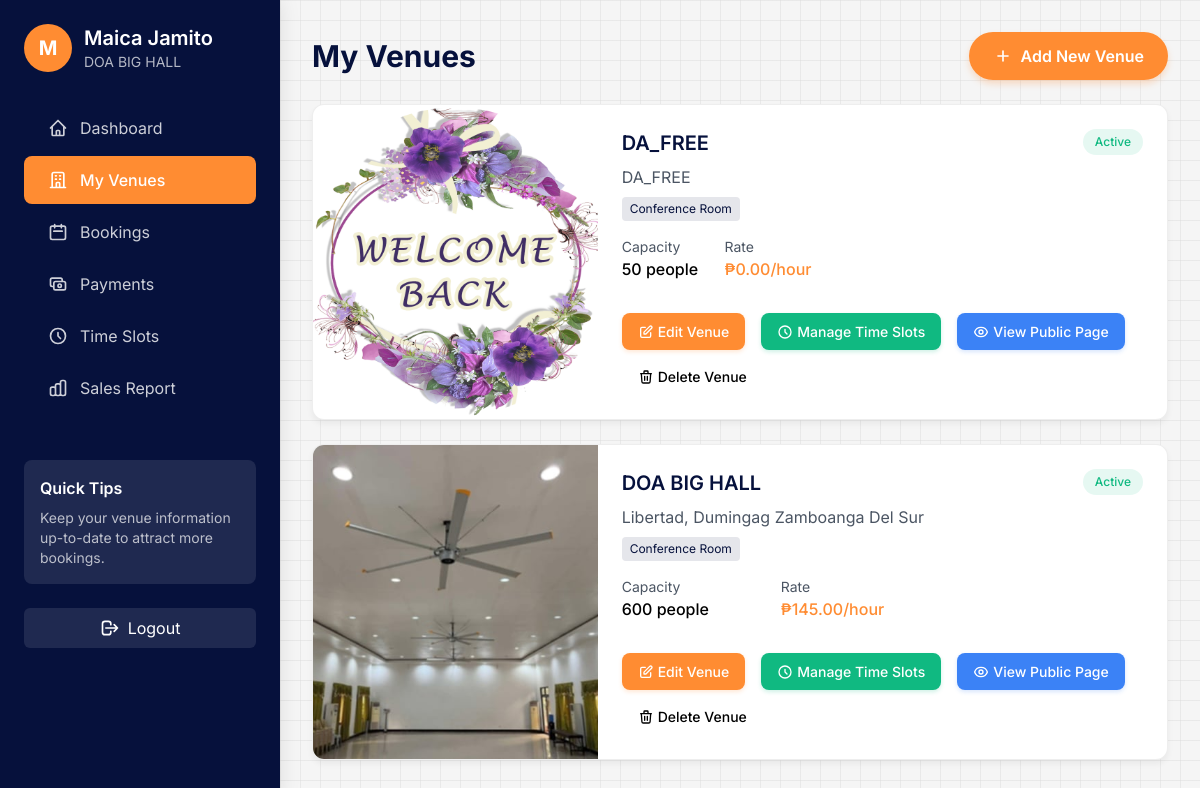
The page /manager/venues/ (signed in) on the database its author committed.
### booking/models/venue_manager.py (models this page shows, shortened)
class VenueManager(models.Model):
    user = models.OneToOneField(User, on_delete=models.CASCADE, related_name='venue_manager')
    phone = models.CharField(max_length=20, blank=True)
    company_name = models.CharField(max_length=100, blank=True)
    is_approved = models.BooleanField(default=False)
    created_at = models.DateTimeField(auto_now_add=True)
    class Meta:
        ordering = ['-created_at']

### booking/models/venue.py (models this page shows, shortened)
class Venue(models.Model):
    STATUS_CHOICES = [
        ('active', 'Active'),
        ('maintenance', 'Under Maintenance'),
        ('inactive', 'Inactive'),
    ]
    name = models.CharField(max_length=200)
    description = models.TextField()
    address = models.CharField(max_length=255)
    capacity = models.PositiveIntegerField()
    hourly_rate = models.DecimalField(max_digits=10, decimal_places=2)
    image = models.ImageField(upload_to='venues/', blank=True, null=True)
    categories = models.ManyToManyField(Category, related_name='venues')
    manager = models.ForeignKey(VenueManager, on_delete=models.SET_NULL, null=True, related_name='managed_venues')
    status = models.CharField(max_length=20, choices=STATUS_CHOICES, default='active')
    created_at = models.DateTimeField(auto_now_add=True)
    updated_at = models.DateTimeField(auto_now=True)
    class Meta:
        ordering = ['name']

### booking/models/category.py (models this page shows, shortened)
class Category(models.Model):
    name = models.CharField(max_length=100)
    description = models.TextField(blank=True)
    class Meta:
        verbose_name_plural = "Categories"
        ordering = ['name']

### booking/views/manager_views.py (the view)
# urls.py: path('manager/venues/', views.manager_venues, name='manager_venues'),
@login_required
@venue_manager_required
def manager_venues(request):
    manager = request.user.venue_manager
    venues = Venue.objects.filter(manager=manager)
    context = {
        'venues': venues,
        'manager': manager,
    }
    return render(request, 'manager/venues.html', context)

### booking/context_processors.py (called while the page is built)
def common_context(request):
    context = {
        'all_categories': Category.objects.all(),
    }
    if request.user.is_authenticated:
        unread_notifications = Notification.objects.filter(
            user=request.user,
            is_read=False
        ).order_by('-created_at')
        recent_notifications = Notification.objects.filter(
            user=request.user
        ).order_by('-created_at')[:5]
        context.update({
            'unread_notifications': unread_notifications,
            'unread_notification_count': unread_notifications.count(),
            'recent_notifications': recent_notifications,
        })
    return context

### templates/manager/venues.html (shortened to what this page needs)
<!DOCTYPE html>
<html lang="en">
<head>
    <script src="https://cdn.tailwindcss.com"></script>
</head>
<body>
<div class="dashboard-container">
    {% with active_page='venues' %}
        {% include 'manager/components/sidebar.html' %}
    {% endwith %}
    <main class="p-8">
<div class="flex justify-between items-center mb-6">
    <h1 class="text-3xl font-bold text-primary">My Venues</h1>
    <button onclick="openAddModal()" class="add-venue-btn">
        <svg class="h-5 w-5 mr-2" fill="none" viewBox="0 0 24 24" stroke="currentColor">
            <path stroke-linecap="round" stroke-linejoin="round" stroke-width="2" d="M12 6v6m0 0v6m0-6h6m-6 0H6"></path>
        </svg>
        Add New Venue
    </button>
</div>
{% if venues %}
<div class="grid grid-cols-1 gap-6">
    {% for venue in venues %}
    <div class="dashboard-card overflow-hidden">
        <div class="md:flex">
            {% if venue.image %}
            <div class="md:w-1/3 h-48 md:h-auto">
                <img src="{{ venue.image.url }}" alt="{{ venue.name }}" class="w-full h-full object-cover">
            </div>
            {% endif %}
            <div class="p-6 md:w-2/3">
                <div class="flex justify-between items-start">
                    <div>
                        <h3 class="text-xl font-semibold mb-2 text-primary">{{ venue.name }}</h3>
                        <p class="text-gray-600 mb-2">{{ venue.address }}</p>
                        <div class="flex flex-wrap gap-2 mb-4">
                            {% for category in venue.categories.all %}
                            <span class="bg-primary/10 text-primary text-xs px-2 py-1 rounded">{{ category.name }}</span>
                            {% endfor %}
                        </div>
                        <div class="grid grid-cols-2 gap-4 mb-4">
                            <div>
                                <p class="text-gray-600 text-sm">Capacity</p>
                                <p class="font-medium">{{ venue.capacity }} people</p>
                            </div>
                            <div>
                                <p class="text-gray-600 text-sm">Rate</p>
                                <p class="font-medium text-accent">₱{{ venue.hourly_rate }}/hour</p>
                            </div>
                        </div>
                    </div>
                    <span class="badge
                        {% if venue.status == 'active' %}badge-success
                        {% elif venue.status == 'maintenance' %}badge-warning
                        {% else %}badge-danger{% endif %}">
                        {{ venue.status|title }}
                    </span>
                </div>
                <div class="flex flex-wrap gap-2 mt-4">
                    <button
                        class="venue-action-btn edit"
                        onclick="openModal({{ venue.id }}); return false;">
                        <svg class="h-4 w-4 mr-1" fill="none" viewBox="0 0 24 24" stroke="currentColor">
                            <path stroke-linecap="round" stroke-linejoin="round" stroke-width="2" d="M11 5H6a2 2 0 00-2 2v11a2 2 0 002 2h11a2 2 0 002-2v-5m-1.414-9.414a2 2 0 112.828 2.828L11.828 15H9v-2.828l8.586-8.586z"></path>
                        </svg>
                        Edit Venue
                    </button>
                    <a href="{% url 'manager_time_slots' venue.id %}" class="venue-action-btn manage">
                        <svg class="h-4 w-4 mr-1" fill="none" viewBox="0 0 24 24" stroke="currentColor">
                            <path stroke-linecap="round" stroke-linejoin="round" stroke-width="2" d="M12 8v4l3 3m6-3a9 9 0 11-18 0 9 9 0 0118 0z"></path>
                        </svg>
                        Manage Time Slots
                    </a>
                    <a href="{% url 'venue_detail' venue.id %}" class="venue-action-btn view">
                        View Public Page
                    </a>
                    <a href="#" onclick="confirmDelete({{ venue.id }}, '{{ venue.name|escapejs }}'); return false;" class="venue-action-btn delete">
                        <svg class="h-4 w-4 mr-1" fill="none" viewBox="0 0 24 24" stroke="currentColor">
                            <path stroke-linecap="round" stroke-linejoin="round" stroke-width="2" d="M19 7l-.867 12.142A2 2 0 0116.138 21H7.862a2 2 0 01-1.995-1.858L5 7m5 4v6m4-6v6m1-10V4a1 1 0 00-1-1h-4a1 1 0 00-1 1v3M4 7h16"></path>
                        </svg>
                        Delete Venue
                    </a>
                </div>
            </div>
        </div>
    </div>
    {% endfor %}
</div>
{% endif %}
    </main>
</div>
</body>
</html>

### templates/manager/components/sidebar.html (shortened to what this page needs)
<aside class="sidebar">
    <div class="p-6">
        <div class="flex items-center space-x-3 mb-8">
            <div class="relative group cursor-pointer" onclick="openProfilePictureModal()">
                {% if user.profile.profile_picture %}
                <img src="{{ user.profile.profile_picture.url }}" alt="{{ user.username }}" class="w-12 h-12 rounded-full object-cover border-2 border-white">
                {% else %}
                <div class="w-12 h-12 bg-accent rounded-full flex items-center justify-center text-white font-bold text-xl">
                    {{ user.get_full_name|default:user.username|slice:":1"|upper }}
                </div>
                {% endif %}
            </div>
            <div>
                <h2 class="text-xl font-semibold text-white">{{ user.get_full_name|default:user.username }}</h2>
                <p class="text-white/70 text-sm">{% if user.venue_manager %}{{ user.venue_manager.company_name }}{% else %}Venue Manager{% endif %}</p>
            </div>
        </div>
        <nav class="space-y-1 mt-8">
            <a href="{% url 'manager_dashboard' %}" class="sidebar-link {% if active_page == 'dashboard' %}active{% endif %}">
                <svg class="h-5 w-5" fill="none" viewBox="0 0 24 24" stroke="currentColor">
                    <path stroke-linecap="round" stroke-linejoin="round" stroke-width="2" d="M3 12l2-2m0 0l7-7 7 7M5 10v10a1 1 0 001 1h3m10-11l2 2m-2-2v10a1 1 0 01-1 1h-3m-6 0a1 1 0 001-1v-4a1 1 0 011-1h2a1 1 0 011 1v4a1 1 0 001 1m-6 0h6"></path>
                </svg>
                Dashboard
            </a>
            <a href="{% url 'manager_venues' %}" class="sidebar-link {% if active_page == 'venues' %}active{% endif %}">
                <svg class="h-5 w-5" fill="none" viewBox="0 0 24 24" stroke="currentColor">
                    <path stroke-linecap="round" stroke-linejoin="round" stroke-width="2" d="M19 21V5a2 2 0 00-2-2H7a2 2 0 00-2 2v16m14 0h2m-2 0h-5m-9 0H3m2 0h5M9 7h1m-1 4h1m4-4h1m-1 4h1m-5 10v-5a1 1 0 011-1h2a1 1 0 011 1v5m-4 0h4"></path>
                </svg>
                My Venues
            </a>
            <a href="{% url 'manager_bookings' %}" class="sidebar-link {% if active_page == 'bookings' %}active{% endif %}">
                <svg class="h-5 w-5" fill="none" viewBox="0 0 24 24" stroke="currentColor">
                    <path stroke-linecap="round" stroke-linejoin="round" stroke-width="2" d="M8 7V3m8 4V3m-9 8h10M5 21h14a2 2 0 002-2V7a2 2 0 00-2-2H5a2 2 0 00-2 2v12a2 2 0 002 2z"></path>
                </svg>
                Bookings
            </a>
            <a href="{% url 'manager_payments' %}" class="sidebar-link {% if active_page == 'payments' %}active{% endif %}">
                <svg class="h-5 w-5" fill="none" viewBox="0 0 24 24" stroke="currentColor">
                    <path stroke-linecap="round" stroke-linejoin="round" stroke-width="2" d="M17 9V7a2 2 0 00-2-2H5a2 2 0 00-2 2v6a2 2 0 002 2h2m2 4h10a2 2 0 002-2v-6a2 2 0 00-2-2H9a2 2 0 00-2 2v6a2 2 0 002 2zm7-5a2 2 0 11-4 0 2 2 0 014 0z"></path>
                </svg>
                Payments
            </a>
            <a href="{% if venues %}{% url 'manager_time_slots' venues.first.id %}{% else %}#{% endif %}" class="sidebar-link " >
                <svg class="h-5 w-5" fill="none" viewBox="0 0 24 24" stroke="currentColor">
                    <path stroke-linecap="round" stroke-linejoin="round" stroke-width="2" d="M12 8v4l3 3m6-3a9 9 0 11-18 0 9 9 0 0118 0z"></path>
                </svg>
                Time Slots
            </a>
            <a href="{% url 'manager_sales_report' %}" class="sidebar-link {% if active_page == 'sales_report' %}active{% endif %}">
                Sales Report
            </a>
        </nav>
        <div class="mt-12 p-4 bg-white/10 rounded-lg">
            <h3 class="font-semibold text-white mb-2">Quick Tips</h3>
            <p class="text-white/70 text-sm">Keep your venue information up-to-date to attract more bookings.</p>
        </div>
        <div class="mt-6">
            <a href="{% url 'custom_logout' %}" class="flex items-center justify-center w-full py-2 px-4 bg-white/10 hover:bg-white/20 text-white rounded-md transition-colors">
                <svg class="h-5 w-5 mr-2" fill="none" viewBox="0 0 24 24" stroke="currentColor">
                    <path stroke-linecap="round" stroke-linejoin="round" stroke-width="2" d="M17 16l4-4m0 0l-4-4m4 4H7m6 4v1a3 3 0 01-3 3H6a3 3 0 01-3-3V7a3 3 0 013-3h4a3 3 0 013 3v1"></path>
                </svg>
                Logout
            </a>
        </div>
    </div>
</aside>

### templates/manager/venues.html (style rules this page uses)
body { background-color: #f5f5f5; background-image: linear-gradient(rgba(221, 221, 221, 0.5) 1px, transparent 1px), linear-gradient(90deg, rgba(221, 221, 221, 0.5) 1px, transparent 1px); background-size: 20px 20px; font-family: 'Inter', sans-serif; }
.dashboard-container { display: grid; grid-template-columns: 280px 1fr; min-height: 100vh; }

### templates/manager/components/sidebar_styles.html (style rules this page uses)
.sidebar { background-color: #06113C; color: white; box-shadow: 0 0 20px rgba(0, 0, 0, 0.1); }
.sidebar-link { display: flex; align-items: center; padding: 0.75rem 1.5rem; color: rgba(255, 255, 255, 0.8); border-radius: 0.5rem; transition: all 0.2s; margin-bottom: 0.25rem; }
.sidebar-link.active { background-color: #FF8C32; color: white; font-weight: 500; }
.sidebar-link svg { margin-right: 0.75rem; transition: transform 0.2s; }

### templates/manager/components/dashboard_styles.html (style rules this page uses)
.dashboard-card { background-color: white; border-radius: 0.75rem; box-shadow: 0 4px 6px rgba(0, 0, 0, 0.05); overflow: hidden; border: 1px solid rgba(221, 221, 221, 0.5); }
.badge { display: inline-flex; align-items: center; padding: 0.25rem 0.75rem; border-radius: 9999px; font-size: 0.75rem; font-weight: 500; }
.badge-success { background-color: rgba(16, 185, 129, 0.1); color: rgb(16, 185, 129); }

### templates/manager/components/button_styles.html (style rules this page uses)
.venue-action-btn { padding: 0.5rem 1rem; border-radius: 0.5rem; font-weight: 500; transition: all 0.3s ease; display: inline-flex; align-items: center; justify-content: center; margin-right: 0.5rem; font-size: 0.875rem; }
.venue-action-btn.edit { background-color: #FF8C32; color: white; border: none; box-shadow: 0 2px 4px rgba(255, 140, 50, 0.2); }
.venue-action-btn.manage { background-color: #10B981; color: white; border: none; box-shadow: 0 2px 4px rgba(16, 185, 129, 0.2); }
.venue-action-btn.view { background-color: #3B82F6; color: white; border: none; box-shadow: 0 2px 4px rgba(59, 130, 246, 0.2); }
.add-venue-btn { position: relative; overflow: hidden; background-color: #FF8C32; color: white; padding: 0.75rem 1.5rem; border-radius: 9999px; font-weight: 600; transition: all 0.3s ease; display: inline-flex; align-items: center; justify-content: center; box-shadow: 0 4px 6px rgba(255, 140, 50, 0.25); border: none; cursor: pointer; }
.add-venue-btn::before { content: ''; position: absolute; top: 0; left: -100%; width: 100%; height: 100%; background: linear-gradient(90deg, transparent, rgba(255, 255, 255, 0.2), transparent); transition: 0.5s; }
.add-venue-btn svg { margin-right: 0.5rem; transition: transform 0.2s; }

### rows shown on the page
Venue: image (picture), name "DA_FREE", address "DA_FREE", capacity "50", hourly_rate "0.00", status "Active"
Category: name "Conference Room"
Venue: image (picture), name "DOA BIG HALL", address "Libertad, Dumingag Zamboanga Del Sur", capacity "600", hourly_rate "145.00", status "Active"

### other values the page prints
{{ user.get_full_name|default:user.username|slice:":1"|upper }} "M"
{{ user.get_full_name|default:user.username }} "Maica Jamito"
{{ user.venue_manager.company_name }} "DOA BIG HALL"
